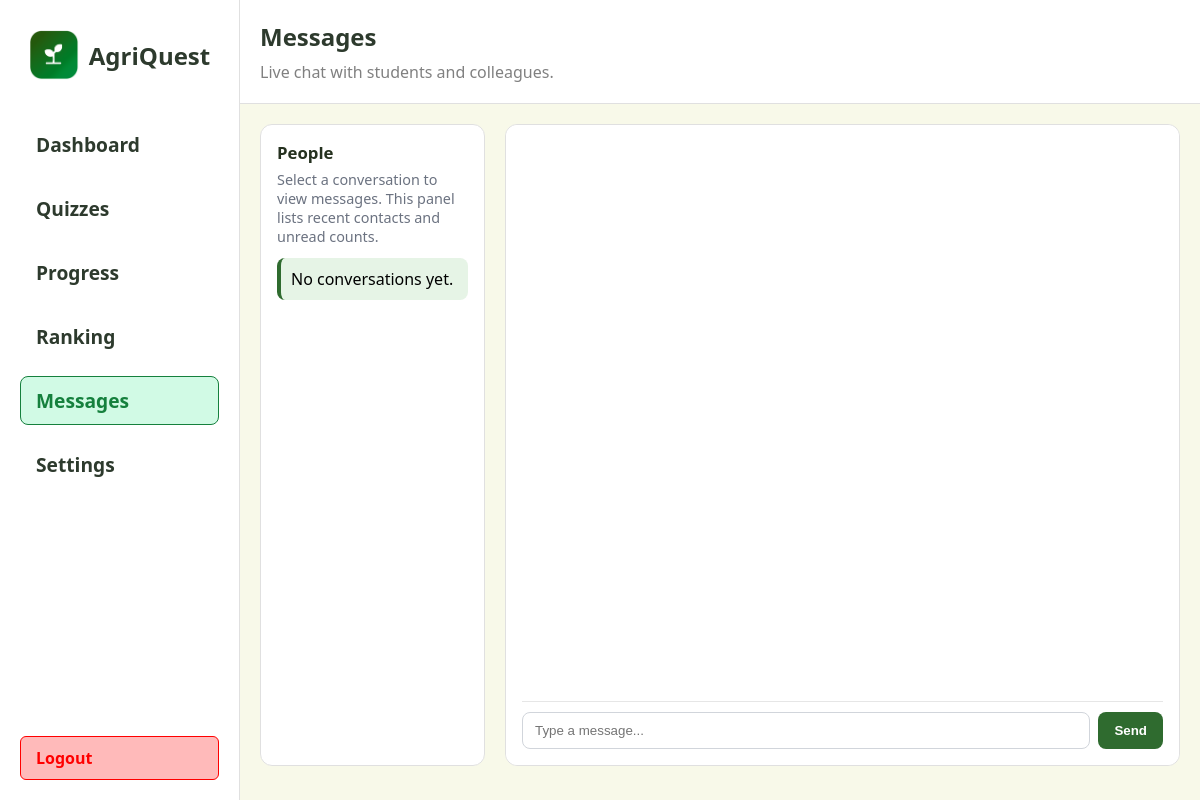
/student/messages (signed in), run on an earlier commit of the app's database.
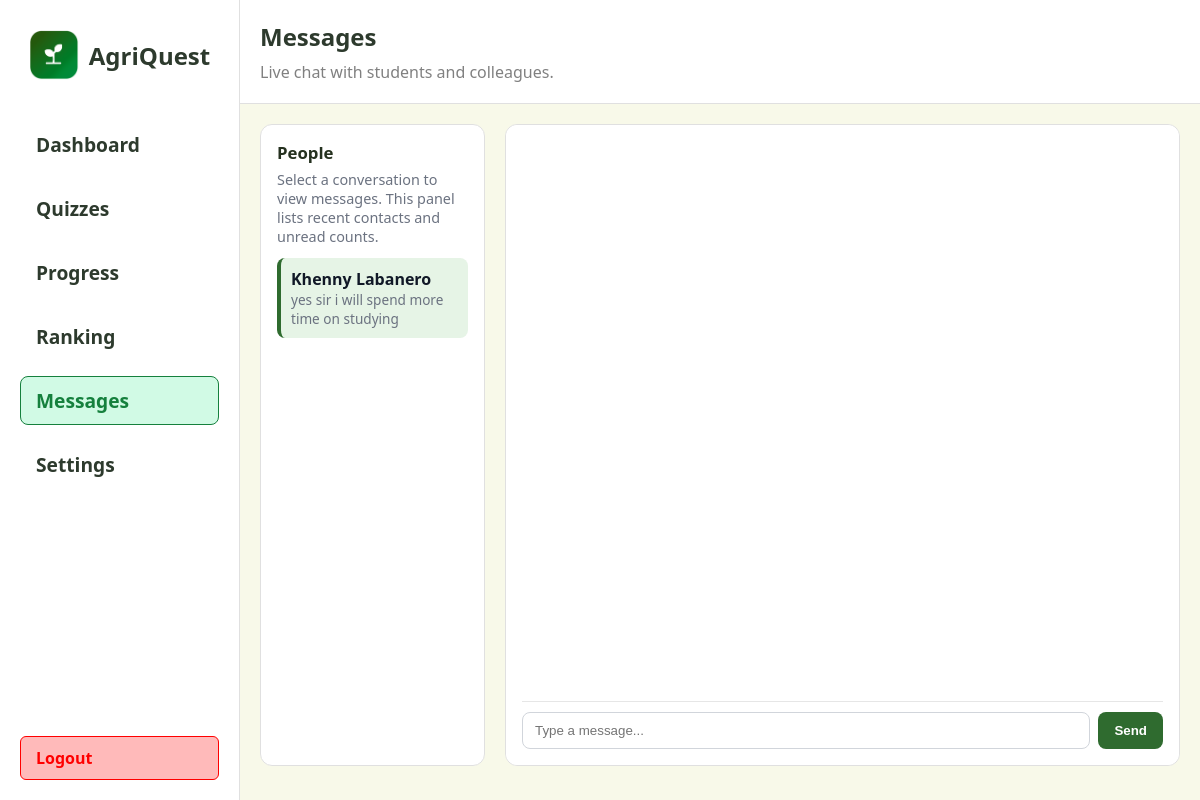
And on a later commit of the database.
### app/models.py (models this page shows, shortened)
class Teacher(db.Model):
	id = db.Column(db.Integer, primary_key=True)
	name = db.Column(db.String(100), nullable=False)
	email = db.Column(db.String(120), unique=True, nullable=False)
	password_hash = db.Column(db.String(128), nullable=False)
	quizzes = db.relationship('Quiz', backref='teacher', lazy=True)

class Message(db.Model):
	id = db.Column(db.Integer, primary_key=True)
	conversation_id = db.Column(db.Integer, db.ForeignKey('conversation.id'), nullable=False)
	sender_role = db.Column(db.String(20), nullable=False)
	sender_id = db.Column(db.Integer, nullable=False)
	text = db.Column(db.Text, nullable=False)
	created_at = db.Column(db.DateTime, nullable=False, default=db.func.now())
	read = db.Column(db.Boolean, nullable=False, default=False)

### app/routes.py (the view)
@main.route("/student/messages")
def student_messages():
    student_id = session.get('student_id')
    conversations = []
    if student_id:
        convs = Conversation.query.filter_by(student_id=student_id).order_by(Conversation.created_at.desc()).all()
        for c in convs:
            last = None
            unread = 0
            if c.messages:
                last = c.messages[-1]
                unread = Message.query.filter(Message.conversation_id == c.id, Message.sender_role == 'teacher', Message.read == False).count()
            conversations.append({'id': c.id, 'teacher': c.teacher, 'last': last, 'unread': unread})
    teachers = Teacher.query.order_by(Teacher.name.asc()).all()
    return render_template('student/messages.html', conversations=conversations, teachers=teachers)

### app/templates/student/messages.html (shortened to what this page needs)
<!DOCTYPE html>
<html lang="en">
  <head>
  <link rel="stylesheet" href="{{ url_for('static', filename='css/animations.css') }}" />
  </head>
  <body>
    <div class="left">
      {% include 'partials/student_sidebar.html' %}
    </div>
    <div class="right">
      <div class="header">
        <div class="header-title">
          <span style="font-size: 1.5rem; font-weight: 700; color: #2d3a2d"
            >Messages</span
          >
          <span style="font-size: 1rem; color: grey"
            >Live chat with students and colleagues.</span
          >
        </div>
      </div>
      <div class="section" style="width: 100%;">
          <div class="section-left">
            <div class="panel">
              <h3>People</h3>
              <p class="guideline">Select a conversation to view messages. This panel lists recent contacts and unread counts.</p>
              <ul class="people-list" id="people-list">
                {% if conversations and conversations|length > 0 %}
                  {% for c in conversations %}
                    <li class="person" data-conv-id="{{ c.id }}">
                      <div class="meta">
                        <div class="name">{{ c.teacher.name if c.teacher else 'Teacher' }}</div>
                        <div class="snippet">{{ c.last.text[:60] if c.last else '' }}</div>
                      </div>
                    </li>
                  {% endfor %}
                {% else %}
                  <li class="person placeholder">No conversations yet.</li>
                {% endif %}
              </ul>
            </div>
          </div>
          <div class="section-right">
            <div class="panel messaging-wrapper">
              <div class="messages-area" id="messages-area">
              </div>
              <form class="composer" onsubmit="return false;" id="composer-form">
                <input type="text" placeholder="Type a message..." id="composer-input" />
                <button type="submit">Send</button>
              </form>
            </div>
          </div>
      </div>
    </div>
</body>
</html>

What changed in the data, as far as the page shows it:
added Teacher: teacher "Khenny Labanero"
added Message: last "yes sir i will spend more time on studying"
Also different on the page:
text no longer shown: "No conversations yet."
